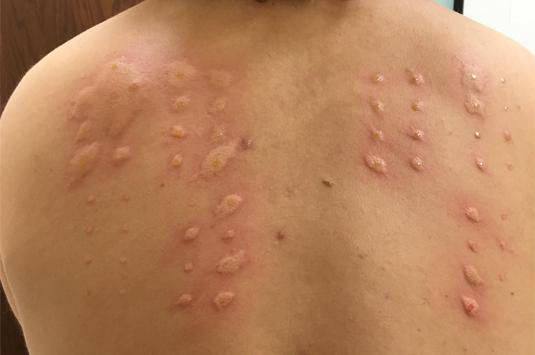
#> input picture Testphotos/allergy-Testing.jpg, 535 x 355 px, found by its file name
$ python test_blob_scoring.py
#> lines starting #> are read from the running program, lines starting #| are printed output that depends on the picture; after the words box and inside, x2 and y2 are one past the last pixel; in counts of white or black regions, pixels touching at a corner belong together
#> further down, img is the input picture: shape (355, 535, 3); mean B, G, R 92.7, 130.7, 182.7
### backend/services/preprocessing.py
"""Image preprocessing for the allergy wheal detection pipeline.

Standardises raw camera input before it reaches the segmentation stage:
  * resize to a manageable resolution
  * Gaussian blur to tame sensor noise / skin texture
  * CLAHE to enhance the subtle contrast between wheals and healthy skin
"""

import cv2
import numpy as np
import imutils

from core import config


def extract_skin_mask(image_bgr: np.ndarray) -> np.ndarray:
    """Extract patient skin region using adaptive color segmentation in YCrCb and HSV.

    Robust across Fitzpatrick skin types I through VI while rejecting
    clothing, background posters, furniture, hair, and jewelry.
    """
    hsv = cv2.cvtColor(image_bgr, cv2.COLOR_BGR2HSV)
    ycrcb = cv2.cvtColor(image_bgr, cv2.COLOR_BGR2YCrCb)

    # YCrCb skin region: Cr in [128, 180], Cb in [70, 135]
    mask_ycrcb = cv2.inRange(ycrcb, np.array([0, 128, 70], dtype=np.uint8), np.array([255, 180, 135], dtype=np.uint8))

    # HSV skin region: H in [0, 50] (red, orange, peach, and brown tones)
    mask_hsv = cv2.inRange(hsv, np.array([0, 18, 35], dtype=np.uint8), np.array([50, 255, 255], dtype=np.uint8))

    # Reject specular metal reflections / glossy furniture highlights (very high V with low S)
    specular_metal = cv2.inRange(hsv, np.array([0, 0, 235], dtype=np.uint8), np.array([180, 28, 255], dtype=np.uint8))
    mask_hsv = cv2.bitwise_and(mask_hsv, cv2.bitwise_not(specular_metal))

    # Combine color masks
    combined = cv2.bitwise_and(mask_ycrcb, mask_hsv)

    # Morphological closing to bridge prick wheals, erythema flares, and grid markings
    kernel_large = cv2.getStructuringElement(cv2.MORPH_ELLIPSE, (15, 15))
    closed = cv2.morphologyEx(combined, cv2.MORPH_CLOSE, kernel_large)
    opened = cv2.morphologyEx(closed, cv2.MORPH_OPEN, cv2.getStructuringElement(cv2.MORPH_ELLIPSE, (5, 5)))

    contours, _ = cv2.findContours(opened, cv2.RETR_EXTERNAL, cv2.CHAIN_APPROX_SIMPLE)
    h, w = image_bgr.shape[:2]
    total_area = h * w

    skin_clean = np.zeros((h, w), dtype=np.uint8)
    if contours:
        max_area = max(cv2.contourArea(c) for c in contours)
        # Keep contours that are significant skin patches (> 3000px or > 5% of largest)
        for c in contours:
            c_area = cv2.contourArea(c)
            if c_area >= max(3000, 0.05 * max_area):
                cv2.drawContours(skin_clean, [c], -1, 255, -1)  # Fill contour completely

    # Erode inward by 8-10px to eliminate boundary contact with furniture, metal chair frames, and clothing
    erode_kernel = cv2.getStructuringElement(cv2.MORPH_ELLIPSE, (9, 9))
    skin_clean = cv2.erode(skin_clean, erode_kernel, iterations=1)

    # Fallback safety: if skin detection finds less than 5% of the frame, assume full frame
    if (skin_clean > 0).sum() < 0.05 * total_area:
        skin_clean = np.ones((h, w), dtype=np.uint8) * 255

    return skin_clean


def preprocess(image: np.ndarray) -> dict:
    """Run the full preprocessing pipeline on a BGR image.

    Returns a dict with:
        resized         – BGR image resized to MAX_IMAGE_DIMENSION
        gray            – single-channel grayscale
        clahe           – CLAHE-enhanced grayscale
        blurred         – Gaussian-blurred grayscale (for contour work)
        scale           – resize scale factor (original → resized)
        l_clahe         – CLAHE-enhanced L-channel in LAB space
        sam_ready_image – enhanced BGR image ready for SAM
        skin_mask       – binary mask (255 on skin, 0 on background/clothing)
    """

    h, w = image.shape[:2]
#> h = 355; w = 535
    longest = max(h, w)
#> longest = 535

    # Resize if larger than limit (keep aspect ratio)
    if longest > config.MAX_IMAGE_DIMENSION:
        if h > w:
            resized = imutils.resize(image, height=config.MAX_IMAGE_DIMENSION)
        else:
            resized = imutils.resize(image, width=config.MAX_IMAGE_DIMENSION)
    else:
        resized = image.copy()

    scale = resized.shape[1] / w  # width ratio
#> scale = 1

    # Grayscale
    gray = cv2.cvtColor(resized, cv2.COLOR_BGR2GRAY)
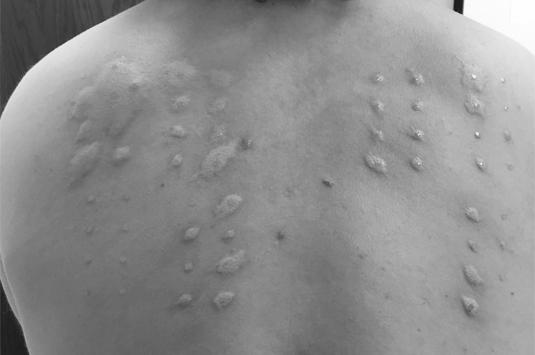
#> gray: shape (355, 535); min 18, max 254, mean 141.9

    # Gaussian blur — reduce high-freq noise & skin texture
    blurred = cv2.GaussianBlur(gray, config.GAUSSIAN_BLUR_KERNEL, 0)

    # CLAHE — boost local contrast so raised wheals pop against the skin
    clahe_obj = cv2.createCLAHE(
        clipLimit=config.CLAHE_CLIP_LIMIT,
        tileGridSize=config.CLAHE_TILE_SIZE,
    )
    clahe = clahe_obj.apply(blurred)
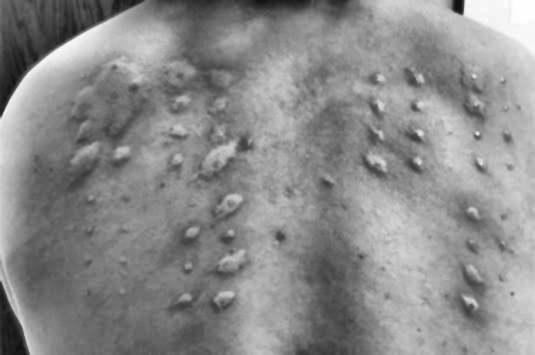
#> clahe: shape (355, 535); min 15, max 254, mean 138.8

    # ── LAB Color Space Enhancement for SAM ──
    # Convert BGR to LAB color space
    lab = cv2.cvtColor(resized, cv2.COLOR_BGR2LAB)
#> lab: shape (355, 535, 3); mean of channels 0, 1, 2 149.9, 143.7, 156.6
    l_channel, a_channel, b_channel = cv2.split(lab)
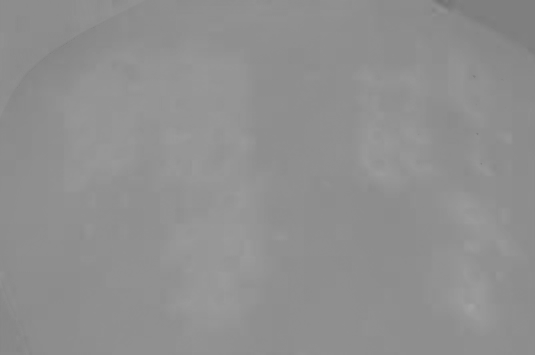
#> a_channel: shape (355, 535); min 114, max 162, mean 143.7

    # Apply CLAHE to L-channel to aggressively highlight the physical bumps
    l_clahe = clahe_obj.apply(l_channel)

    # Merge the CLAHE enhanced L-channel with the original A and B channels
    lab_enhanced = cv2.merge((l_clahe, a_channel, b_channel))
#> lab_enhanced: shape (355, 535, 3); mean of channels 0, 1, 2 143.5, 143.7, 156.6

    # Convert back from LAB to BGR for the SAM model
    sam_ready_image = cv2.cvtColor(lab_enhanced, cv2.COLOR_LAB2BGR)
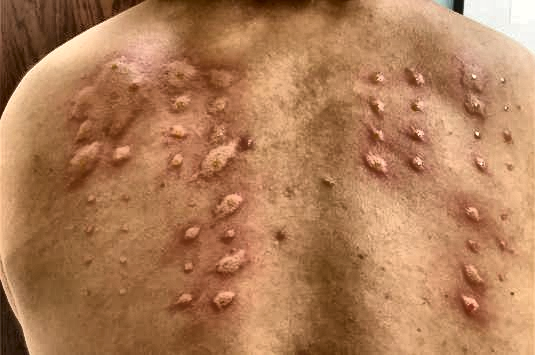
#> sam_ready_image: shape (355, 535, 3); mean B, G, R 87, 124.8, 175.8

    # ── Patient Skin ROI Mask ──
    skin_mask = extract_skin_mask(resized)
#> in extract_skin_mask, `hsv = cv2.cvtColor(image_bgr, cv2.COLOR_BGR2HSV)`: hsv: shape (355, 535, 3); mean H, S, V 13, 129.5, 182.7
#> in extract_skin_mask, `ycrcb = cv2.cvtColor(image_bgr, cv2.COLOR_BGR2YCrCb)`: ycrcb: shape (355, 535, 3); mean of channels 0, 1, 2 141.9, 157.1, 100.2
#> in extract_skin_mask, `mask_ycrcb = cv2.inRange(ycrcb, np.array([0, 128, 70], dtype=np.uint8)..`:
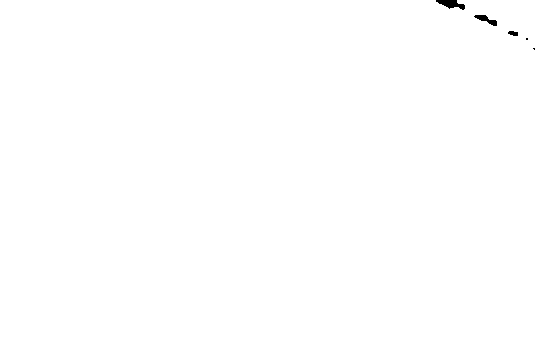
#> mask_ycrcb: shape (355, 535); 99.8% white; 5 black regions (2 under 20 px), largest, box (x1, y1, x2, y2) and area: (436, 0, 465, 10) 162, (474, 15, 497, 26) 110, (508, 31, 518, 36) 38
#> in extract_skin_mask, `mask_hsv = cv2.inRange(hsv, np.array([0, 18, 35], dtype=np.uint8), np...`:
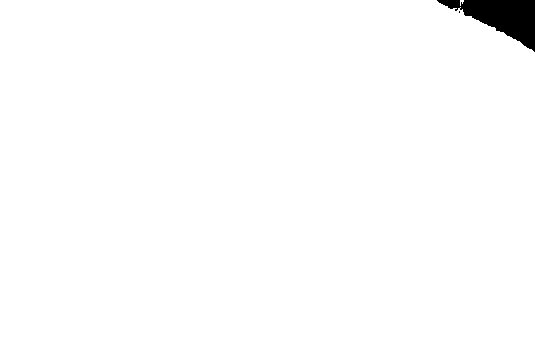
#> mask_hsv: shape (355, 535); 98.7% white; 2 black regions (1 under 20 px), largest, box (x1, y1, x2, y2) and area: (437, 0, 535, 52) 2422
#> in extract_skin_mask, `specular_metal = cv2.inRange(hsv, np.array([0, 0, 235], dtype=np.uint8..`: specular_metal: shape (355, 535); 1.2% white; 1 white region, box (x1, y1, x2, y2) and area: (464, 0, 535, 54) 2334
#> in extract_skin_mask, `mask_hsv = cv2.bitwise_and(mask_hsv, cv2.bitwise_not(specular_metal))`: mask_hsv: shape (355, 535); 98.7% white; 2 black regions (1 under 20 px), largest, box (x1, y1, x2, y2) and area: (437, 0, 535, 54) 2514
#> in extract_skin_mask, `combined = cv2.bitwise_and(mask_ycrcb, mask_hsv)`: combined: shape (355, 535); 98.7% white; 2 black regions (1 under 20 px), largest, box (x1, y1, x2, y2) and area: (436, 0, 535, 54) 2529
#> in extract_skin_mask, `closed = cv2.morphologyEx(combined, cv2.MORPH_CLOSE, kernel_large)`: closed: shape (355, 535); 98.7% white; 2 black regions, box (x1, y1, x2, y2) and area: (462, 0, 535, 52) 2337, (443, 0, 460, 9) 118
#> in extract_skin_mask, `opened = cv2.morphologyEx(closed, cv2.MORPH_OPEN, cv2.getStructuringEl..`: opened: shape (355, 535); 98.7% white; 1 black region
#> in extract_skin_mask, `contours, _ = cv2.findContours(opened, cv2.RETR_EXTERNAL, cv2.CHAIN_AP..`: contours = 1 contour; box (x1, y1, x2, y2) and area: (0, 0, 535, 355) 186578
#> in extract_skin_mask, `max_area = max(cv2.contourArea(c) for c in contours)`: max_area = 186577.5
#> the loop in extract_skin_mask, `for c in contours:` made 1 pass
#> c_area on pass 1: 186577.5
#> in extract_skin_mask, `skin_clean = cv2.erode(skin_clean, erode_kernel, iterations=1)`:
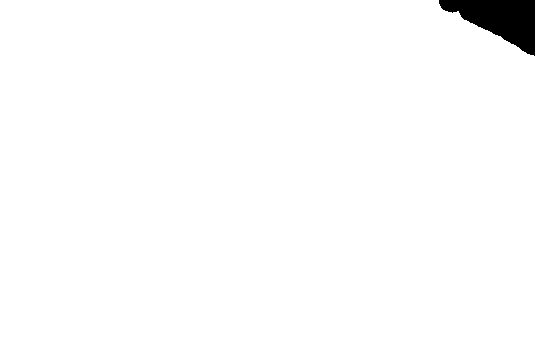
#> skin_clean: shape (355, 535); 98.4% white; 1 black region, box (x1, y1, x2, y2) and area: (439, 0, 535, 56) 2944

    return {
        "resized": resized,
        "gray": gray,
        "clahe": clahe,
        "l_clahe": l_clahe,
        "blurred": blurred,
        "scale": float(scale),
        "sam_ready_image": sam_ready_image,
        "skin_mask": skin_mask,
    }

### scratch/test_blob_scoring.py
import os, sys, cv2, numpy as np
from skimage.feature import blob_log

sys.path.insert(0, os.path.abspath("."))
sys.path.insert(0, os.path.abspath("backend"))

try:
    from backend.services.preprocessing import preprocess
except ImportError:
    from services.preprocessing import preprocess

img = cv2.imread("Testphotos/allergy-Testing.jpg")
prep = preprocess(img)
#> prep = 8 items
l_clahe = prep["l_clahe"]
H, W = l_clahe.shape[:2]
#> H = 355; W = 535

blobs = blob_log(l_clahe, min_sigma=2, max_sigma=25, num_sigma=10, threshold=0.045)
#> blobs = 285 rows, first 8: [54, 68, 12.22], [133, 420, 2], [96, 18, 7.11], [82, 30, 9.67], [133, 477, 2], [162, 419, 2], [300, 470, 4.56], [304, 16, 7.11]
print(f"Total blobs detected: {len(blobs)}")
#| Total blobs detected: 285
print("Sample blobs (r, c, sigma):")
for b in blobs[:10]:
    print(f"  r={b[0]:.1f}, c={b[1]:.1f}, sigma={b[2]:.2f}")
#> this loop made 10 passes
#|   r=54.0, c=68.0, sigma=12.22
#|   r=133.0, c=420.0, sigma=2.00
#|   r=96.0, c=18.0, sigma=7.11
#|   r=82.0, c=30.0, sigma=9.67
#|   r=133.0, c=477.0, sigma=2.00
#|   r=162.0, c=419.0, sigma=2.00
#|   r=300.0, c=470.0, sigma=4.56
#|   r=304.0, c=16.0, sigma=7.11
#> (further printed lines are left out)

# Check local contrast for each blob
scores = []
for b in blobs:
    r, c, s = int(round(b[0])), int(round(b[1])), int(round(b[2]))
    # Local patch
    r0, r1 = max(0, r - 2), min(H, r + 3)
    c0, c1 = max(0, c - 2), min(W, c + 3)
    center_val = float(l_clahe[r0:r1, c0:c1].mean())

    # Outer ring
    R_outer = int(round(s * 2))
    r_out0, r_out1 = max(0, r - R_outer), min(H, r + R_outer + 1)
    c_out0, c_out1 = max(0, c - R_outer), min(W, c + R_outer + 1)
    outer_val = float(l_clahe[r_out0:r_out1, c_out0:c_out1].mean())

    contrast = abs(center_val - outer_val)
    scores.append((contrast, b))
#> this loop made 285 passes
#> (r, c, s, r0, r1, c0, c1, center_val) on passes 2, 5, 6: (133, 420, 2, 131, 136, 418, 423, 207.5), (133, 477, 2, 131, 136, 475, 480, 177), (162, 419, 2, 160, 165, 417, 422, 197.9)

scores.sort(key=lambda x: -x[0])
print("\nTop 5 blobs by local contrast:")
for sc, b in scores[:5]:
    print(f"  contrast={sc:.2f}, r={b[0]:.1f}, c={b[1]:.1f}, sigma={b[2]:.2f}")
#> this loop made 5 passes
#> (sc, b) on passes 1 to 5: (72.08, [300, 470, 4.56]), (61.98, [54, 68, 12.22]), (59.93, [225, 0, 19.89]), (58.47, [341, 29, 4.56]), (57.03, [304, 16, 7.11])
#|   contrast=72.08, r=300.0, c=470.0, sigma=4.56
#|   contrast=61.98, r=54.0, c=68.0, sigma=12.22
#|   contrast=59.93, r=225.0, c=0.0, sigma=19.89
#|   contrast=58.47, r=341.0, c=29.0, sigma=4.56
#|   contrast=57.03, r=304.0, c=16.0, sigma=7.11
